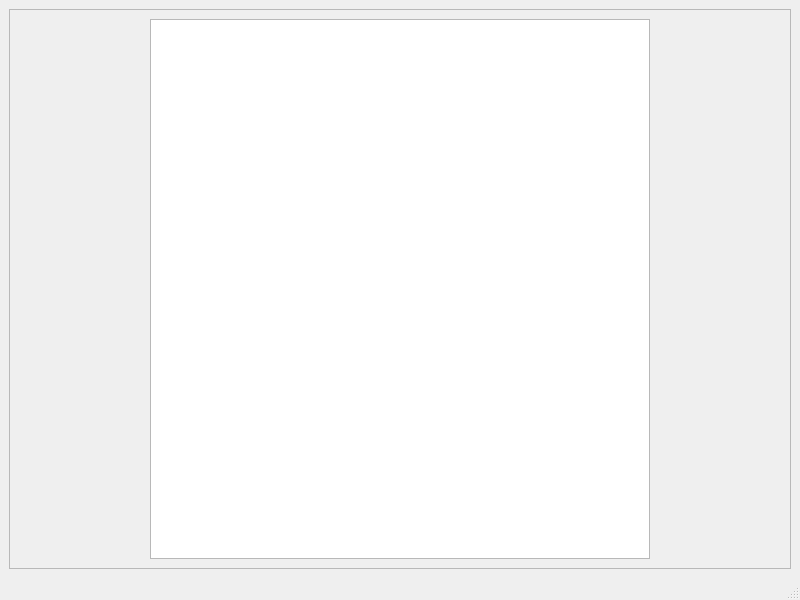
<?xml version="1.0" encoding="UTF-8"?>
<ui version="4.0">
 <class>MainWindow</class>
 <widget class="QMainWindow" name="MainWindow">
  <property name="geometry">
   <rect>
    <x>0</x>
    <y>0</y>
    <width>800</width>
    <height>600</height>
   </rect>
  </property>
  <property name="windowTitle">
   <string>MainWindow</string>
  </property>
  <widget class="QWidget" name="centralwidget">
   <layout class="QGridLayout" name="gridLayout">
    <item row="0" column="0">
     <widget class="QFrame" name="frame">
      <property name="frameShape">
       <enum>QFrame::StyledPanel</enum>
      </property>
      <property name="frameShadow">
       <enum>QFrame::Raised</enum>
      </property>
      <layout class="QGridLayout" name="gridLayout_2">
       <item row="0" column="0">
        <widget class="QGraphicsView" name="graphicsView">
         <property name="maximumSize">
          <size>
           <width>500</width>
           <height>16777215</height>
          </size>
         </property>
        </widget>
       </item>
      </layout>
     </widget>
    </item>
   </layout>
  </widget>
  <widget class="QMenuBar" name="menubar">
   <property name="geometry">
    <rect>
     <x>0</x>
     <y>0</y>
     <width>800</width>
     <height>21</height>
    </rect>
   </property>
  </widget>
  <widget class="QStatusBar" name="statusbar"/>
 </widget>
 <resources/>
 <connections/>
</ui>
